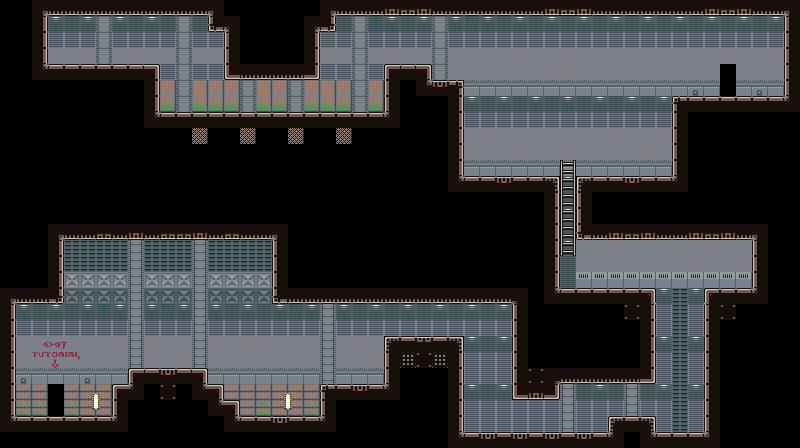

The image is a tile-based game level rendered from a .tmx file. Its description and source (layers, tilesets, objects; grid data summarised) follow:
An orthogonal 50x28 tile map with 16x16 px tiles, 4 tile layers (bg, blocks, secret, ladders), 5 tilesets and 58 objects (18x slime, 14x slime_top, 3x barrel, 2x 5, 2x 7, ...).

<map version="1.10" tiledversion="1.10.2" orientation="orthogonal" renderorder="right-down" width="50" height="28" tilewidth="16" tileheight="16" infinite="0" nextlayerid="14" nextobjectid="120">
 <editorsettings>
  <export target="0.csv" format="csv" />
 </editorsettings>
 <tileset firstgid="1" source="../../assets/tilesets/test.tsx" />
 <tileset firstgid="73" source="../../assets/tilesets/doors.tsx" />
 <tileset firstgid="82" source="../../assets/liquid/liquid.tsx" />
 <tileset firstgid="90" source="../../assets/tilesets/objects.tsx" />
 <tileset firstgid="102" source="../../assets/tilesets/background.tsx" />
 <layer id="12" name="bg" width="50" height="28">
  <data>[1400 cells, 593 non-empty, 39 distinct tile ids]</data>
 </layer>
 <layer id="1" name="blocks" width="50" height="28">
  <data>[1400 cells, 313 non-empty, 35 distinct tile ids]</data>
 </layer>
 <layer id="13" name="secret" width="50" height="28">
  <data>[1400 cells, 0 non-empty, 0 distinct tile ids]</data>
 </layer>
 <layer id="5" name="ladders" width="50" height="28">
  <data>[1400 cells, 6 non-empty, 3 distinct tile ids]</data>
 </layer>
 <objectgroup id="7" name="liquid">
  <object id="83" name="slime_top" gid="82" x="368" y="96" width="16" height="16" />
  <object id="84" name="slime" gid="86" x="368" y="112" width="16" height="16" />
  <object id="85" name="slime_top" gid="82" x="352" y="96" width="16" height="16" />
  <object id="86" name="slime" gid="86" x="352" y="112" width="16" height="16" />
  <object id="87" name="slime_top" gid="82" x="336" y="96" width="16" height="16" />
  <object id="88" name="slime" gid="86" x="336" y="112" width="16" height="16" />
  <object id="89" name="slime_top" gid="82" x="320" y="96" width="16" height="16" />
  <object id="90" name="slime" gid="86" x="320" y="112" width="16" height="16" />
  <object id="91" name="slime_top" gid="82" x="304" y="96" width="16" height="16" />
  <object id="92" name="slime" gid="86" x="304" y="112" width="16" height="16" />
  <object id="93" name="slime_top" gid="82" x="288" y="96" width="16" height="16" />
  <object id="94" name="slime" gid="86" x="288" y="112" width="16" height="16" />
  <object id="95" name="slime_top" gid="82" x="272" y="96" width="16" height="16" />
  <object id="96" name="slime" gid="86" x="272" y="112" width="16" height="16" />
  <object id="97" name="slime_top" gid="82" x="256" y="96" width="16" height="16" />
  <object id="98" name="slime" gid="86" x="256" y="112" width="16" height="16" />
  <object id="99" name="slime_top" gid="82" x="240" y="96" width="16" height="16" />
  <object id="100" name="slime" gid="86" x="240" y="112" width="16" height="16" />
  <object id="101" name="slime_top" gid="82" x="224" y="96" width="16" height="16" />
  <object id="102" name="slime" gid="86" x="224" y="112" width="16" height="16" />
  <object id="103" name="slime_top" gid="82" x="208" y="96" width="16" height="16" />
  <object id="104" name="slime" gid="86" x="208" y="112" width="16" height="16" />
  <object id="105" name="slime_top" gid="82" x="192" y="96" width="16" height="16" />
  <object id="106" name="slime" gid="86" x="192" y="112" width="16" height="16" />
  <object id="107" name="slime_top" gid="82" x="176" y="96" width="16" height="16" />
  <object id="108" name="slime" gid="86" x="176" y="112" width="16" height="16" />
  <object id="109" name="slime_top" gid="82" x="160" y="96" width="16" height="16" />
  <object id="110" name="slime" gid="86" x="160" y="112" width="16" height="16" />
  <object id="111" name="slime" gid="86" x="192" y="144" width="16" height="16" />
  <object id="112" name="slime" gid="86" x="240" y="144" width="16" height="16" />
  <object id="113" name="slime" gid="86" x="288" y="144" width="16" height="16" />
  <object id="114" name="slime" gid="86" x="336" y="144" width="16" height="16" />
 </objectgroup>
 <objectgroup id="6" name="exits">
  <object id="18" name="1" gid="73" x="32" y="416" width="48" height="40" />
  <object id="118" name="5" gid="77" x="704" y="96" width="48" height="40" />
 </objectgroup>
 <objectgroup id="3" name="platforms">
  <object id="1" name="7" x="464" y="384">
   <point />
  </object>
  <object id="3" name="7" x="464" y="336">
   <point />
  </object>
  <object id="7" name="2" x="656" y="352">
   <point />
  </object>
  <object id="9" name="grey_crate" x="632" y="160">
   <point />
  </object>
  <object id="10" name="blue_crate" x="608" y="160">
   <point />
  </object>
  <object id="11" name="green_crate" x="616" y="136">
   <point />
  </object>
  <object id="52" name="barrel" x="504" y="156">
   <point />
  </object>
  <object id="53" name="barrel" x="480" y="156">
   <point />
  </object>
  <object id="55" name="barrel" x="520" y="156">
   <point />
  </object>
  <object id="81" name="8" gid="90" x="448" y="96" width="48" height="16" />
  <object id="82" name="8" gid="90" x="448" y="144" width="48" height="16" />
  <object id="117" name="grey_crate" gid="98" x="240" y="424" width="24" height="24" />
 </objectgroup>
 <objectgroup id="4" name="entries">
  <object id="13" name="0" x="160" y="336">
   <point />
  </object>
  <object id="14" name="5" x="720" y="64">
   <point />
  </object>
 </objectgroup>
 <objectgroup id="8" name="entities" />
 <objectgroup id="10" name="pickups">
  <object id="60" name="blue key_0" x="80" y="48">
   <point />
  </object>
  <object id="75" name="envirosuit_0" x="480" y="56">
   <point />
  </object>
 </objectgroup>
 <objectgroup id="11" name="tutorials">
  <object id="62" name="exit" x="64" y="304" width="48" height="112" />
  <object id="63" name="jump" x="272" y="304" width="48" height="112" />
  <object id="64" name="crouch" x="480" y="304" width="32" height="32" />
  <object id="66" name="button" x="656" y="240" width="48" height="48" />
  <object id="69" name="door" x="688" y="48" width="32" height="48" />
  <object id="73" name="inventory" x="432" y="16" width="16" height="64" />
 </objectgroup>
 <objectgroup id="9" name="triggers">
  <object id="57" name="trigger_0" x="720" y="272">
   <point />
  </object>
  <object id="58" name="laser_0" gid="93" x="608" y="288" width="8" height="48" />
 </objectgroup>
</map>
